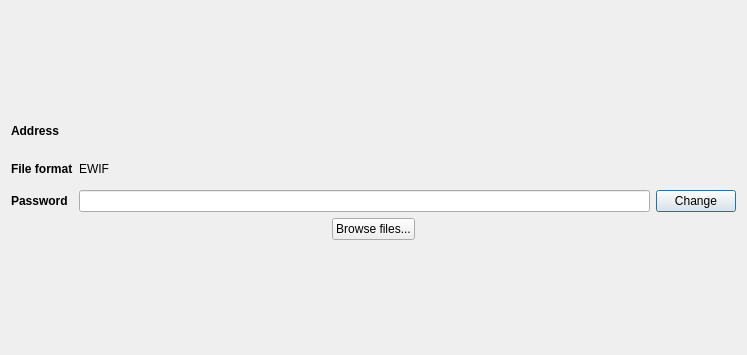
<?xml version="1.0" encoding="UTF-8"?>
<ui version="4.0">
 <class>WalletSaveDialog</class>
 <widget class="QDialog" name="WalletSaveDialog">
  <property name="geometry">
   <rect>
    <x>0</x>
    <y>0</y>
    <width>747</width>
    <height>355</height>
   </rect>
  </property>
  <property name="windowTitle">
   <string>Save wallet</string>
  </property>
  <layout class="QVBoxLayout" name="verticalLayout">
   <item alignment="Qt::AlignHCenter">
    <widget class="QLabel" name="imageLabel">
     <property name="maximumSize">
      <size>
       <width>200</width>
       <height>200</height>
      </size>
     </property>
     <property name="text">
      <string/>
     </property>
     <property name="pixmap">
      <pixmap resource="../../icons/tikka.slots.pyqt.resources.icons.index.qrc">:/images/keys</pixmap>
     </property>
     <property name="scaledContents">
      <bool>true</bool>
     </property>
    </widget>
   </item>
   <item>
    <layout class="QGridLayout" name="gridLayout">
     <item row="0" column="0">
      <widget class="QLabel" name="addressLabel">
       <property name="font">
        <font>
         <weight>75</weight>
         <bold>true</bold>
        </font>
       </property>
       <property name="text">
        <string>Address</string>
       </property>
      </widget>
     </item>
     <item row="2" column="1">
      <widget class="QLineEdit" name="passwordLineEdit">
       <property name="text">
        <string/>
       </property>
       <property name="alignment">
        <set>Qt::AlignCenter</set>
       </property>
       <property name="readOnly">
        <bool>true</bool>
       </property>
      </widget>
     </item>
     <item row="1" column="0">
      <widget class="QLabel" name="fileFormatLabel">
       <property name="font">
        <font>
         <weight>75</weight>
         <bold>true</bold>
        </font>
       </property>
       <property name="text">
        <string>File format</string>
       </property>
      </widget>
     </item>
     <item row="2" column="0">
      <widget class="QLabel" name="passwordLabel">
       <property name="font">
        <font>
         <weight>75</weight>
         <bold>true</bold>
        </font>
       </property>
       <property name="text">
        <string>Password</string>
       </property>
      </widget>
     </item>
     <item row="0" column="1">
      <widget class="QLabel" name="addressValueLabel">
       <property name="text">
        <string/>
       </property>
       <property name="textInteractionFlags">
        <set>Qt::LinksAccessibleByMouse|Qt::TextSelectableByKeyboard|Qt::TextSelectableByMouse</set>
       </property>
      </widget>
     </item>
     <item row="1" column="1">
      <widget class="QLabel" name="fileFormatValueLabel">
       <property name="text">
        <string>EWIF</string>
       </property>
      </widget>
     </item>
     <item row="2" column="2" alignment="Qt::AlignLeft">
      <widget class="QPushButton" name="changeButton">
       <property name="text">
        <string>Change</string>
       </property>
       <property name="icon">
        <iconset resource="../../icons/tikka.slots.pyqt.resources.icons.index.qrc">
         <normaloff>:/icons/refresh_icon</normaloff>:/icons/refresh_icon</iconset>
       </property>
      </widget>
     </item>
    </layout>
   </item>
   <item alignment="Qt::AlignHCenter">
    <widget class="QPushButton" name="browseFilesButton">
     <property name="text">
      <string>Browse files...</string>
     </property>
    </widget>
   </item>
   <item alignment="Qt::AlignHCenter">
    <widget class="QLabel" name="errorLabel">
     <property name="styleSheet">
      <string notr="true">color: red;</string>
     </property>
     <property name="text">
      <string/>
     </property>
    </widget>
   </item>
  </layout>
 </widget>
 <resources>
  <include location="../../icons/tikka.slots.pyqt.resources.icons.index.qrc"/>
  <include location="../../icons/tikka.slots.pyqt.resources.icons.index.qrc"/>
 </resources>
 <connections/>
</ui>
